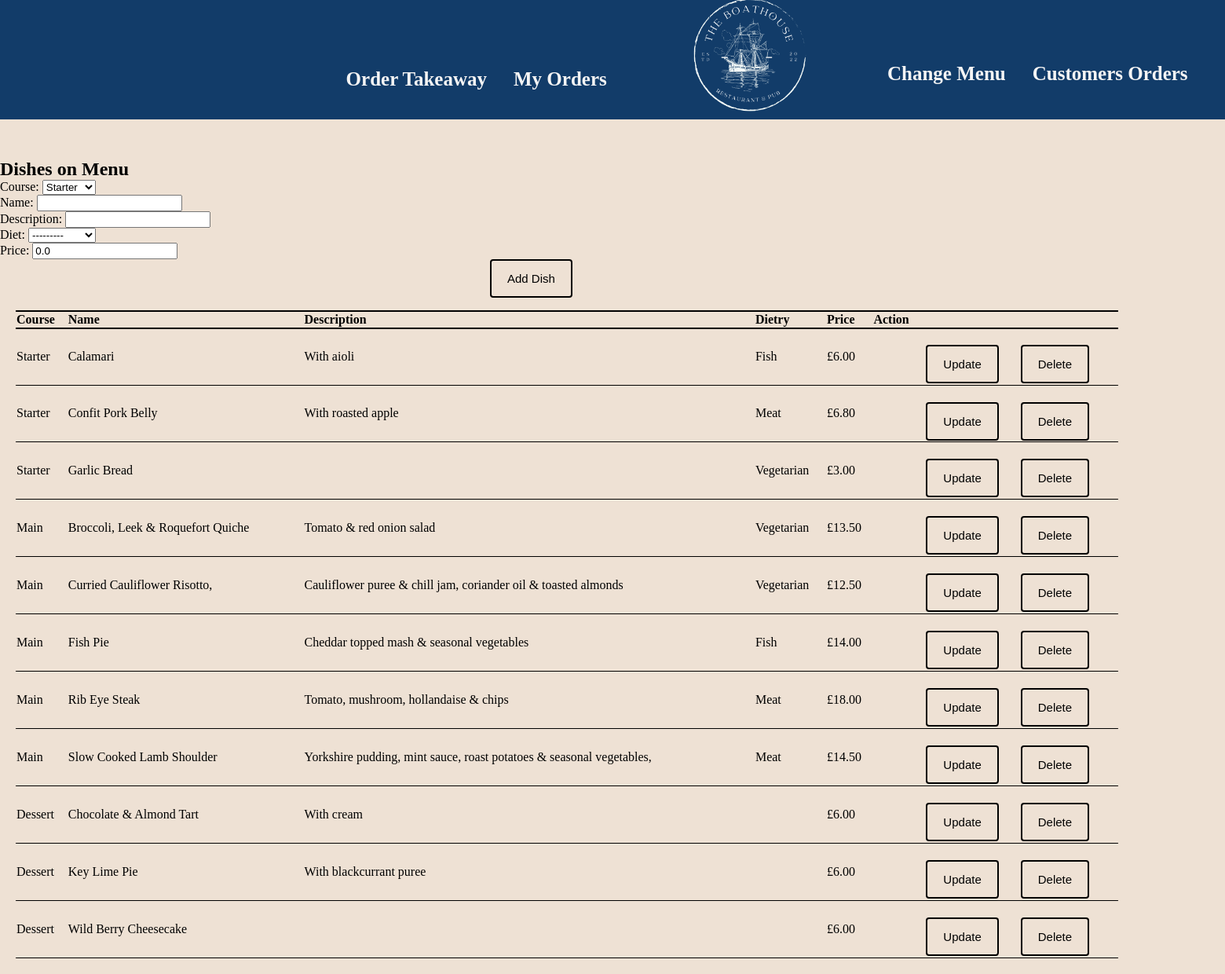
/dishes/ (signed in), run on the app's committed database.
### menu/models.py (models this page shows, shortened)
class Dish(models.Model):
    Empty = "EM"
    Starter = "ST"
    Main = "MA"
    Dessert = "DE"
    Meat = "ME"
    Fish = "FI"
    Vegetarian = "VE"
    course_type = [(Empty, " "), (Starter, "Starter"), (Main, "Main"), (Dessert, "Dessert")]
    dietry_type = [(Meat, "Meat"), (Fish, "Fish"), (Vegetarian, "Vegetarian")]
    course = models.CharField(max_length = 2, choices= course_type, default = "ST")
    name = models.CharField(max_length= 50, blank =True)
    descrip= models.CharField(max_length= 150, blank =True, verbose_name= "description")
    diet = models.CharField(max_length = 2, choices= dietry_type, blank = True)
    price = models.FloatField(validators=[MinValueValidator(0.00)], default=0.00)

### menu/views.py (the view, shortened to what this page needs)
# urls.py: path("dishes/", views.DishView.as_view(), name="dishes"),
class DishView(LoginRequiredMixin, PermissionRequiredMixin, CreateView):
    permission_required = "menu.add_dish"
    raise_exception = True
    model = Dish
    template_name = "menu/dishes.html"
    form_class = CreateDishForm
    success_url = "/dishes"
    def get_context_data(self, **kwargs):
        kwargs['object_list'] = self.model.objects.exclude(course = "EM").order_by("-course", "name")
        return super(DishView, self).get_context_data(**kwargs)

### menu/forms.py
class CreateDishForm(forms.ModelForm):
    class Meta:
        model = Dish
        fields = ("course", "name", "descrip", "diet", "price")

### menu/templatetags/auth_extras.py (called while the page is built)
@register.filter(name='has_group')
def has_group(user, group_name):
    return user.groups.filter(name=group_name).exists()

### menu/templates/menu/dishes.html (shortened to what this page needs)
<!DOCTYPE html>
{% extends 'menu/base.html' %}
{% block content %}
<h2>Dishes on Menu</h2>
<table id="dish">
  <tr>
    <th>Course</th>
    <th>Name</th>
    <th>Description</th>
    <th>Dietry</th>
    <th>Price</th>
    <th>Action</th>
  </tr>
  {% for dish in object_list %}
    <tr>
        <td>{{dish.get_course_display}}</td>
        <td>{{dish.name }}</td>
        <td>{{dish.descrip}}</td>
        <td>{{dish.get_diet_display}}</td>
        <td>£{{dish.price|floatformat:2 }}</td>
        <td>
          <div style="display: inline-flex; margin-top: -20px;">
          <a href="{% url 'dish_update' dish.pk %}"><button>Update</button></a>
          <a href="{% url 'dish_delete' dish.pk %}"><button>Delete</button></a>
          </div>
        </td>
    </tr>
  {% endfor %}
  <form action="" method="POST">
    {{ form.as_p }}
    <input type="submit" value="Add Dish" name="Add Dish">
  </form>
  {% endblock %}

### static/css/main.css (style rules this page uses)
* { margin: 0; }
body { background-color: #eee1d4; }
table { border-collapse: collapse; width: 90%; margin-left: 20px; margin-bottom: 20px; }
th { border-top: 2px solid rgb(0, 0, 0); border-bottom: 2px solid rgb(0, 0, 0); text-align: left; margin-top: 40px; background-color: transparent; color: black; }
td { border-bottom: 1px solid rgb(0, 0, 0); text-align: left; }
button, input[type=submit] { background-color: transparent; color: black; padding: 14px 20px; margin-left: 40%; margin-top: 0%; margin-bottom: 1%; border: 2px solid rgb(0, 0, 0); border-radius: 4px; cursor: pointer; font-size: 15px ; }
a { margin-left: 30px; margin-top: 20px; padding-top: 20px; text-decoration: None; font-weight: bold; font-size: 25px; color: whitesmoke; }

### data on the page
Dish: course "Starter", name "Calamari", descrip "With aioli", diet "Fish", price "6.00"
Dish: course "Starter", name "Confit Pork Belly", descrip "With roasted apple", diet "Meat", price "6.80"
Dish: course "Starter", name "Garlic Bread", diet "Vegetarian", price "3.00"
Dish: course "Main", name "Broccoli, Leek & Roquefort Quiche", descrip "Tomato & red onion salad", diet "Vegetarian", price "13.50"
Dish: course "Main", name "Curried Cauliflower Risotto,", descrip "Cauliflower puree & chill jam, coriander oil & toasted almonds", diet "Vegetarian", price "12.50"
Dish: course "Main", name "Fish Pie", descrip "Cheddar topped mash & seasonal vegetables", diet "Fish", price "14.00"
Dish: course "Main", name "Rib Eye Steak", descrip "Tomato, mushroom, hollandaise & chips", diet "Meat", price "18.00"
Dish: course "Main", name "Slow Cooked Lamb Shoulder", descrip "Yorkshire pudding, mint sauce, roast potatoes & seasonal vegetables,", diet "Meat", price "14.50"
Dish: course "Dessert", name "Chocolate & Almond Tart", descrip "With cream", price "6.00"
Dish: course "Dessert", name "Key Lime Pie", descrip "With blackcurrant puree", price "6.00"
Dish: course "Dessert", name "Wild Berry Cheesecake", price "6.00"
